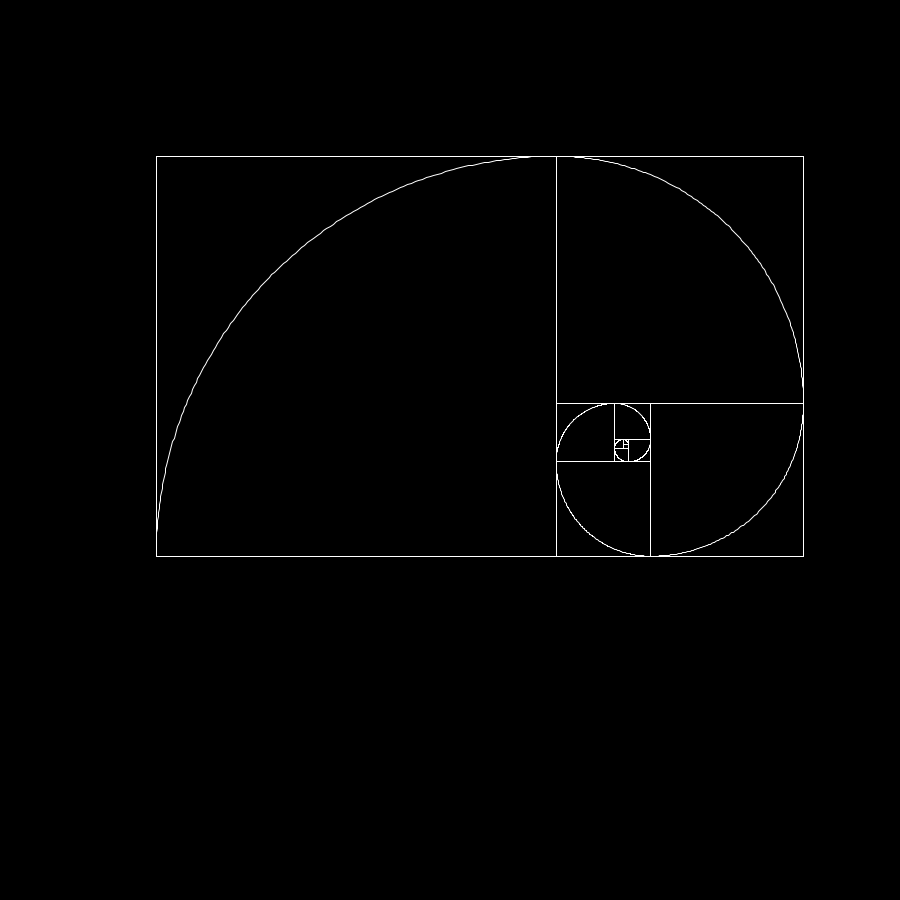
Frame 1 (no input)
Frame 2 (the mouse pressed at the canvas centre, redrawn once): identical to frame 1, image omitted

The Processing sketch that drew this single still picture (run headless with seeded random() and noise(); the mouse was pressed at the canvas centre and the sketch redrawn once):

// Processing sketch: Fibonacci_Spiral
// ── Fibonacci_Spiral.pde
float raio;
float tX;
float tY;
float rAngle;
void setup()
{
  size(900, 900);
}

void draw()
{
  background(0);
  translate(width/1.6180, height/1.6180);

  rAngle = PI;
  raio = 400;
  tX = 0;
  tY = 0;
  noFill();
  stroke(255);
  beginShape();

  for (int cont=0; cont<10; cont++)
  {
    for (float i=0; i<PI/2; i+=0.01)
    {
      float x = raio*cos(i);
      float y = raio*sin(i);

      float newX = cos(rAngle)*x + sin(rAngle)*y;
      float newY = -sin(rAngle)*x + cos(rAngle)*y;
      
      float aaax = cos(rAngle)*raio + sin(rAngle)*raio;
      float aaay = -sin(rAngle)*raio + cos(rAngle)*raio;
      
      rect(min(tX, tX+aaax), min(tY, tY+aaay), abs(aaax), abs(aaay));
      
      vertex(tX+newX, tY+newY);
    }
    
    rAngle -= PI/2;
    tX += (raio - raio/1.6180)*cos(rAngle);
    tY -= (raio - raio/1.6180)*sin(rAngle);
    raio/=1.6180;
  }
  endShape();
  
  noLoop();
}
